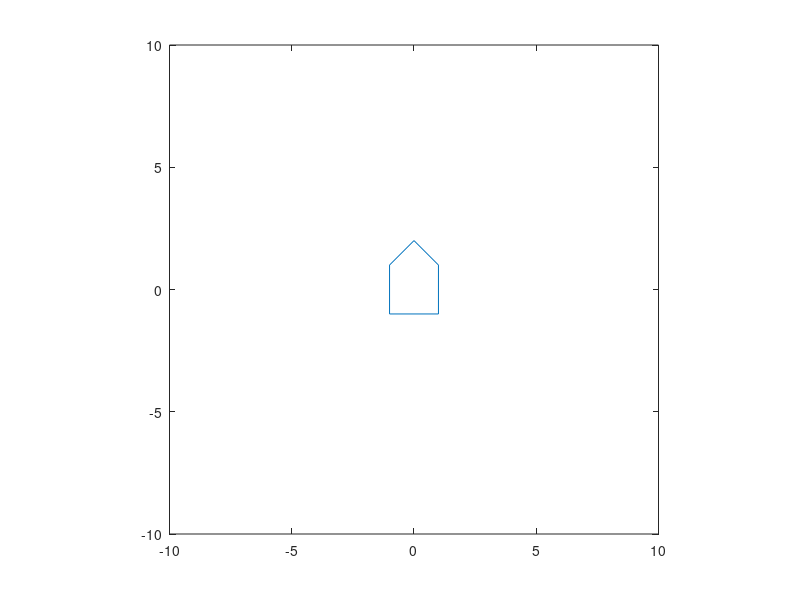

Write MATLAB code to recreate this figure.
clear; close all; clc;

vehi=[0 1 1 -1 -1 0;2 1 -1 -1 1 2];
plot(vehi(1,:),vehi(2,:));
axis equal; axis ([-10 10 -10 10]);



